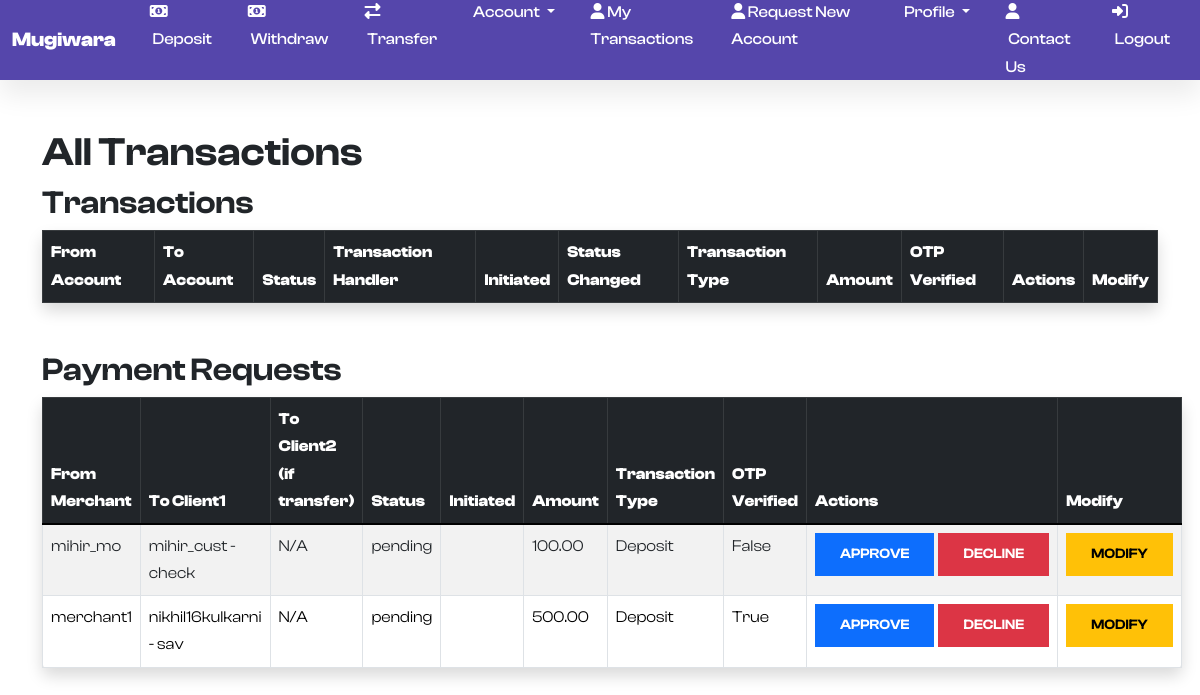
Before: /all_transactions (signed in) with the older database file.
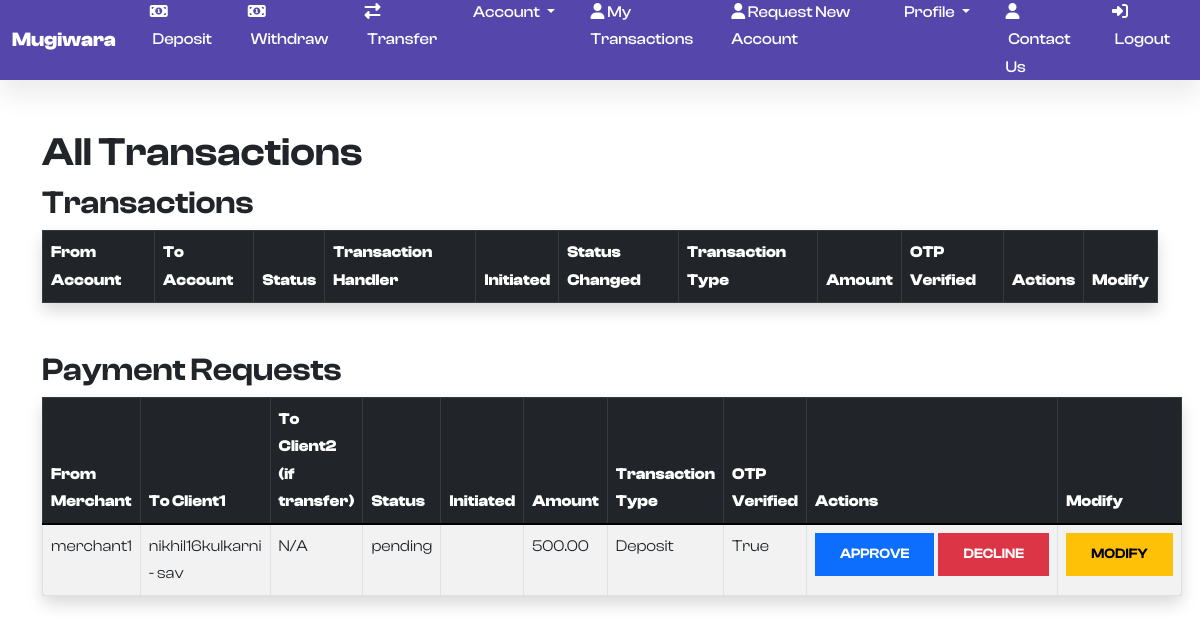
After: the same page with the newer database file.
### users/models.py (models this page shows, shortened)
class PaymentRequest(models.Model):
    TRANSACTION_CHOICES = [
        ('deposit', 'Deposit'),
        ('withdraw', 'Withdraw'),
        ('transfer', 'Transfer')
    ]
    merchant = models.ForeignKey(BankingUser, on_delete=models.CASCADE, related_name='submitted_payments')
    transaction_type = models.CharField(max_length=8, choices=TRANSACTION_CHOICES)
    client1 = models.ForeignKey('Account', on_delete=models.CASCADE, related_name='client1_payments')  # Changed to Account
    client2 = models.ForeignKey('Account', on_delete=models.CASCADE, related_name='client2_payments', null=True, blank=True)  # Changed to Account
    amount = models.DecimalField(max_digits=10, decimal_places=2)
    otp = models.CharField(max_length=6, blank=True)
    otp_verified = models.BooleanField(default=False)
    transaction_approved = models.BooleanField(default=False)
    status = models.CharField(max_length=20, choices=[('pending', 'Pending'), ('approved', 'Approved'), ('declined', 'Declined')], default='pending')

class BankingUser(models.Model):
    User_types = {
        'iu_re': 'Regular Employee',
        'iu_sm': 'System Manager',
        'iu_sa': 'System Administrator',
        'eu_cust': 'Customer',
        'eu_mo': 'Merchant/Organization',
    }
    modification_status = {
        'pending': 'Waiting for Approval',
        'rejected': 'Rejected',
        'approved': 'Approved'
    }
    requesting_deletion = {
        'yes': 'Yes',
        'no': 'No'
    }
    user = models.OneToOneField(User, on_delete = models.CASCADE, related_name = 'user')
    usertype = models.CharField(max_length = 256, choices = User_types)
    dob = models.DateField(default = None, blank = True, null = True)
    mobile_number = models.CharField(max_length = 256, default=None, blank=True, null = True)
    street_address = models.CharField(max_length = 512, default=None, blank=True, null = True)
    city = models.CharField(max_length = 128, default=None, blank=True, null = True)
    state = models.CharField(max_length = 128, default=None, blank=True, null = True)
    zip_code = models.CharField(max_length = 10, default=None, blank=True, null = True)
    country = models.CharField(max_length = 256, default=None, blank=True, null = True)
    account_created = models.DateTimeField(auto_now_add = True, null = True)
    user_handler = models.ForeignKey("BankingUser", on_delete = models.CASCADE, related_name = 'internal_user', blank=True, null = True)
    pd_modification_status = models.CharField(max_length = 128, choices = modification_status, blank=True, null = True)
    pd_modified = models.DateTimeField(auto_now = True, blank=True, null = True)
    deletion = models.CharField(max_length = 128, choices = requesting_deletion, blank=True, null = True, default = 'no')
    deletion_status = models.CharField(max_length = 128, choices = modification_status, blank=True, null = True)

class Account(models.Model):
    account_types = {
        'sav': 'Savings Account',
        'check': 'Checking Account'
    }
    account_status = {
        'o': 'Open',
        'c': 'Close',
    }
    modification_status = {
       'pending': 'Waiting for approval',
       'rejected': 'Rejected',
       'approved': 'Approved'
    }
    account_number = models.AutoField(primary_key = True)
    account_type = models.CharField(max_length = 128, choices = account_types)
    banking_user = models.ForeignKey('BankingUser', on_delete = models.CASCADE, related_name = 'banking_user')
    account_bal = models.BigIntegerField(default = 0)
    created_on = models.DateTimeField(auto_now_add = True)
    account_status = models.CharField(max_length = 32, choices = account_status, default = 'o')
    closed_on = models.DateTimeField(blank = True, null = True)
    modification_status = models.CharField(max_length = 32, choices = modification_status, default = 'pending')

### users/views.py (the view)
# urls.py: path('all_transactions', views.all_transactions, name='all_transactions'),
@login_required
def all_transactions(request):
  transactions = Transactions.objects.all()
  transactions=transactions.order_by('-initiated')
  payment_requests = PaymentRequest.objects.all()
  return render(request, 'users/all_transactions.html', {
        'transactions': transactions,
        'payment_requests': payment_requests
    })

### users/templates/users/all_transactions.html (shortened to what this page needs)
{% extends 'users/base.html' %}
{% block content %}
<!DOCTYPE html>
<html lang="en">
<head>
    <link rel="stylesheet" href="../../static/users/asset/css/all_transactions.css">
</head>
<body>
    <div class="container mt-5">
    <h1 class="mt-5 title">All Transactions</h1>
    <h2>Transactions</h2>
    <table class="table table-bordered shadow p-3 mb-5 bg-white rounded table-striped" data-aos="fade-down" data-aos-delay="50">
        <thead class="table-dark">
            <tr>
                <th>From Account</th>
                <th>To Account</th>
                <th>Status</th>
                <th>Transaction Handler</th>
                <th>Initiated</th>
                <th>Status Changed</th>
                <th>Transaction Type</th>
                <th>Amount</th>
                <th>OTP Verified</th>
                <th>Actions</th>
                <th>Modify</th>
            </tr>
        </thead>
    </table>
    <h2>Payment Requests</h2>
    <table class="table table-bordered shadow p-3 mb-5 bg-white rounded table-striped" data-aos="fade-down" data-aos-delay="50">
        <thead class="table-dark">
            <tr>
                <th>From Merchant</th>
                <th>To Client1</th>
                <th>To Client2 (if transfer)</th>
                <th>Status</th>
                <th>Initiated</th>
                <th>Amount</th>
                <th>Transaction Type</th>
                <th>OTP Verified</th>
                <th>Actions</th>
                <th>Modify</th>
            </tr>
        </thead>
        <tbody>
            {% for request in payment_requests %}
            <tr>
                <td>{{ request.merchant.user.username }}</td>
                <td>{{ request.client1.banking_user.user.username }} - {{ request.client1.account_type }}</td>
                <td>
                    {% if request.transaction_type == 'transfer' and request.client2 %}
                        {{ request.client2.banking_user.user.username }} - {{ request.client2.account_type }}
                    {% else %}
                        N/A
                    {% endif %}
                </td>
                <td>{{ request.status }}</td>
                <td>{{ request.initiated|date:"F d, Y H:i" }}</td>
                <td>{{ request.amount }}</td>
                <td>{{ request.get_transaction_type_display }}</td>
                <td>{{ request.otp_verified }}</td>
                <td>
                    {% if request.status == 'pending' %}
                    <div class="btn-group" role="group" aria-label="Basic example">
                        <form method="POST" action="{% url 'approve_payment_request' request.id %}">
                            <button type="submit" class="btn btn-primary">Approve</button>
                        </form>
                        <form method="POST" action="{% url 'decline_payment_request' request.id %}" class="ms-1">
                            <button type="submit" class="btn btn-danger">Decline</button>
                        </form>
                    </div>
                    {% endif %}
                </td>
                <td>
                    {% if request.status == 'pending' %}
                        <a href="{% url 'modify_payment_request' request.id %}" class="btn btn-warning">Modify</a>
                    {% else %}
                        ---
                    {% endif %}
                </td>
            </tr>
            {% empty %}
            <tr>
                <td colspan="10">No payment requests found.</td>
            </tr>
            {% endfor %}
        </tbody>
    </table>
</div>
</body>
</html>
{% endblock %}

Changed rows visible on the page:
removed PaymentRequest: merchant.user.username "mihir_mo", client1.banking_user.user.username "mihir_cust", client1.account_type "check", shows "N/A", status "pending", amount "100.00", transaction_type "Deposit", otp_verified "False", shows "APPROVE", shows "MODIFY"
